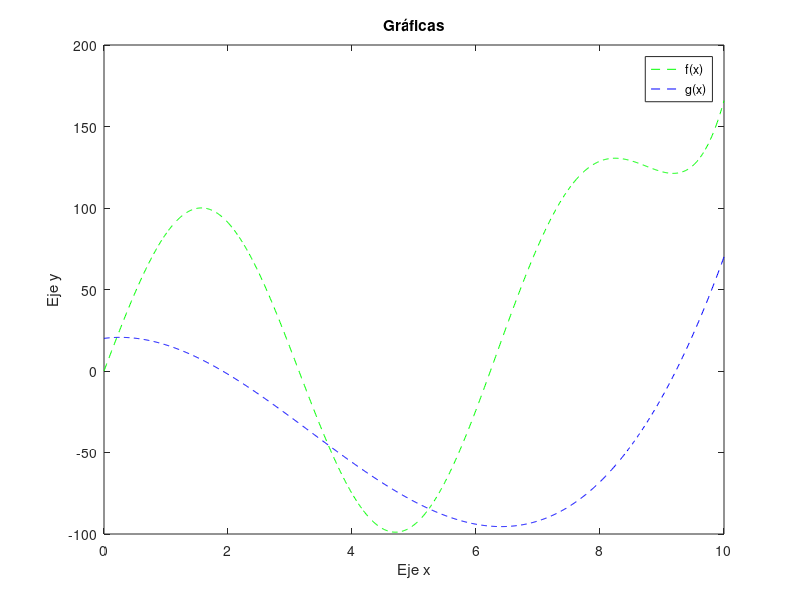

Source code (MATLAB): (Note: this script raises an error after producing the figure.)
%Acá definimos nuestras funciones
f = @(x) (exp(x)/100) + 100 * sin(x);
g = @(x) x.^3 - 10*x.^2 + 5*x + 20;

%Acá creamos un vector de valores (lim inferior, lim superior, n puntos)
x = linspace (0, 10, 1000);

f = f(x);
g = g(x);

%Acá graficamos las funciones
plot (x, f, 'g--', x, g, 'b--');

%Acá ponemos titulo, leyenda y etiquetas ejes
title ('Gráficas');

legend('f(x)','g(x)');

xlabel('Eje x');
ylabel('Eje y');

%Acá graficamos la línea en y=0

yline(0, 'r') 


hold on
grid on

